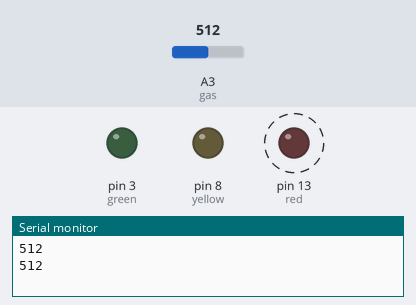
This sketch was run on a simulated Arduino Uno, built with avr-gcc and run on an emulated ATmega328P. Shown: output pins drawn as LEDs (lit = HIGH), the last lines printed to the serial monitor. Dashed ring = blinking. The inputs (shaded band) are chosen by the test bench; at power-on: A3 (gas) = 512.

Above: at 2.8 s.
2.9 s: A3 (gas) set to 105
6.4 s: A3 (gas) set to 95
At 9.5 s:
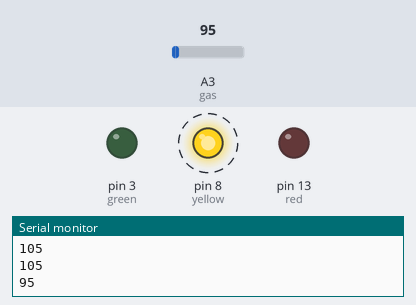
12.4 s: A3 (gas) set to 54
16.2 s: A3 (gas) set to 46
At 19.5 s:
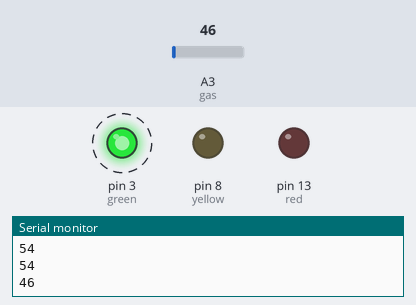
22.2 s: A3 (gas) set to 110
At 23.8 s:
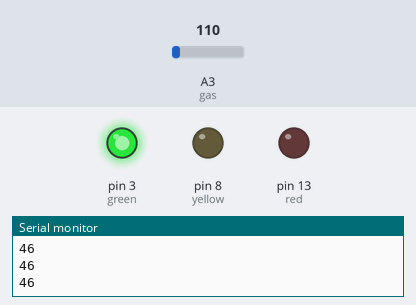
28.2 s: A3 (gas) set to 90
At 29.6 s:
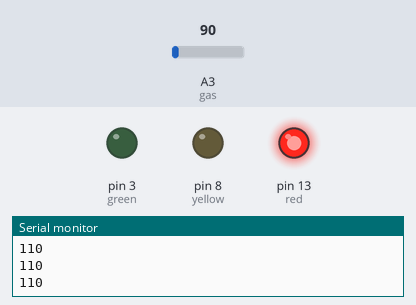
Timing chart, 0 to 35.2 s (numbered marks = the images above; inputs shaded):
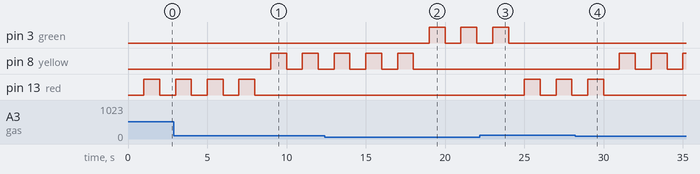

Measured:
- the behaviour switches between 100 and 99 on A3 (gas) (found by bisection; images 0 and 1)
- the behaviour switches between 50 and 49 on A3 (gas) (found by bisection; images 1 and 2)
- after the input at 6.4 s, pin 8 (yellow): alternates HIGH for 1.0 s and LOW for 1.0 s, starting after 2.6 s; pin 13 (red): goes on until 8.0 s, then stays LOW
- after the input at 16.2 s, pin 3 (green): alternates HIGH for 1.0 s and LOW for 1.0 s, starting after 2.8 s; pin 8 (yellow): goes on until 18.0 s, then stays LOW
- after the input at 22.2 s, pin 3 (green): goes on until 24.0 s, then stays LOW; pin 13 (red): alternates HIGH for 1.0 s and LOW for 1.0 s, starting after 2.8 s
- after the input at 28.2 s, pin 8 (yellow): alternates HIGH for 1.0 s and LOW for 1.0 s, starting after 2.8 s; pin 13 (red): goes on until 30.0 s, then stays LOW
- by itself, pin 13 (red): alternates HIGH for 1.0 s and LOW for 1.0 s

The sketch:

Three_Gas.ino
```cpp
int red=13;
int yellow=8;
int green=3;
int gas=A3;

void setup(){
  pinMode(red,OUTPUT);
  pinMode(yellow,OUTPUT);
  pinMode(green,OUTPUT);
  pinMode(gas,INPUT);
  Serial.begin(9600);
}
void loop(){
  int data=analogRead(gas);
  Serial.println(data);
  delay(1000);

  if(data>=100){
    digitalWrite(red,HIGH);
    delay(1000);
    digitalWrite(red,LOW);

  }
  else if(data>=50){
    digitalWrite(yellow,HIGH);
    delay(1000);
    digitalWrite(yellow,LOW);

  }
  else{
    digitalWrite(green,HIGH);
    delay(1000);
    digitalWrite(green,LOW);

  }
}
```
